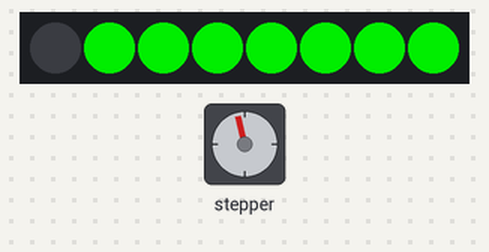
Bench run of a sketch on a simulated Arduino Uno, built with avr-gcc and run on an emulated ATmega328P. Parts: stepper motor, 8 RGB LEDs in strip order, left to right. Wiring (inferred from the names in the program): stepper motor (2048 steps per turn assumed): coils pin 11, pin 10, pin 9, pin 8.

Above: at 16.42 s.
At 19.13 s:
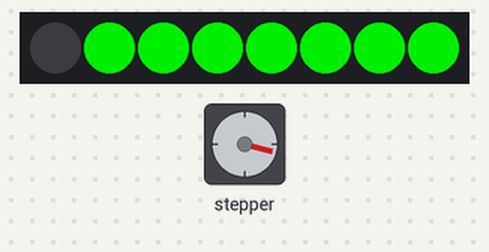
At 22.14 s:
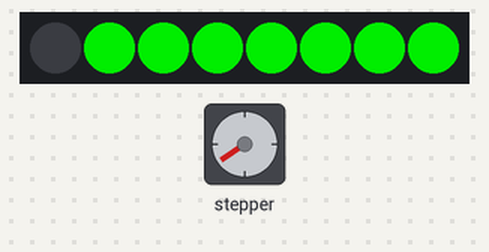
At 27.87 s:
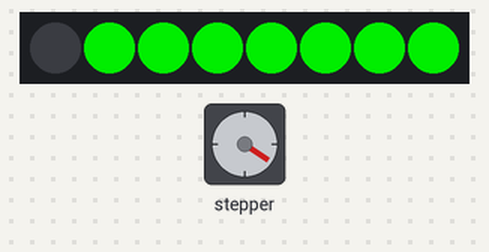
At 33.59 s:
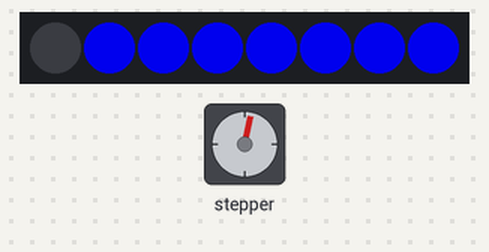
At 39.62 s:
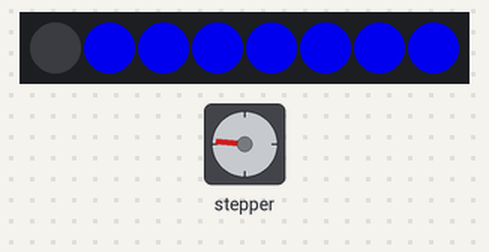
Timing chart, 0 to 40.0 s (numbered marks = the images above):
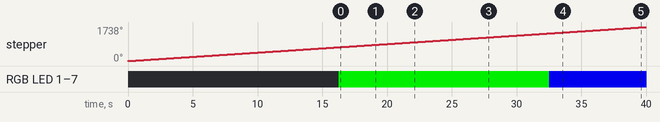

The sketch:

theatre_animated.ino
```cpp
int motorPin1 = 11;	// Blue   - 28BYJ48 pin 1
int motorPin2 = 10;	// Pink   - 28BYJ48 pin 2
int motorPin3 = 9;	// Yellow - 28BYJ48 pin 3
int motorPin4 = 8;	// Orange - 28BYJ48 pin 4
                        // Red    - 28BYJ48 pin 5 (VCC)

int motorSpeed = 2;     //variable to set stepper speed

#include <Adafruit_NeoPixel.h>
#define PIN 6 // номер порта к которому подключен модуль
#define count_led 8 // количество светодиодов

Adafruit_NeoPixel pixels = Adafruit_NeoPixel(count_led, PIN, NEO_GRB + NEO_KHZ800); //first number change does distance between colors


int mode = 0;
int counter = 0;

void setup() {
  //declare the motor pins as outputs
  pinMode(motorPin1, OUTPUT);
  pinMode(motorPin2, OUTPUT);
  pinMode(motorPin3, OUTPUT);
  pinMode(motorPin4, OUTPUT);
  Serial.begin(9600);
  pixels.begin();
  pixels.show();


}

void colorSet()
{
	mode++;
	if(mode == 10){
		mode = 0;
	}
	int color1 = 0;
	int color2 = 0;
	int color3 = 0;
	switch(mode){

	case 0:
      color1 = 200;
	  color2 = 0;
	  color3 = 0;
	  break;

	case 1:
      color1 = 0;
	  color2 = 200;
	  color3 = 0;
	  break;

	case 2:
      color1 = 0;
	  color2 = 0;
	  color3 = 200;
	  break;

	case 3:
      color1 = 200;
	  color2 = 200;
	  color3 = 0;
	  break;

	case 4:
      color1 = 0;
	  color2 = 200;
	  color3 = 200;
	  break;


	case 5:
      color1 = 200;
	  color2 = 0;
	  color3 = 200;
	  break;


	case 6:
      color1 = 200;
	  color2 = 200;
	  color3 = 200;
	  break;


	case 7:
      color1 = 150;
	  color2 = 250;
	  color3 = 50;
	  break;


	case 8:
      color1 = 100;
	  color2 = 100;
	  color3 = 200;
	  break;


	case 9:
      color1 = 50;
	  color2 = 50;
	  color3 = 50;
	  break;

    default:
      color1 = 0;
	  color2 = 0;
	  color3 = 0;
	  break;

	}

	for(int i = 1; i < 9; i++){
		pixels.setPixelColor(i, pixels.Color(color1,color2,color3));
	}

	pixels.show();

}


void loop(){
   //for(int i=0;i)
   counter++;
   if(counter == 1000){
       colorSet();
	   counter = 0;
   }
   counterclockwise();

}

void clockwise(){

  // 1
  digitalWrite(motorPin4, HIGH);
  digitalWrite(motorPin3, LOW);
  digitalWrite(motorPin2, LOW);
  digitalWrite(motorPin1, LOW);
  delay(motorSpeed);
  // 2
  digitalWrite(motorPin4, HIGH);
  digitalWrite(motorPin3, HIGH);
  digitalWrite(motorPin2, LOW);
  digitalWrite(motorPin1, LOW);
  delay (motorSpeed);
  // 3
  digitalWrite(motorPin4, LOW);
  digitalWrite(motorPin3, HIGH);
  digitalWrite(motorPin2, LOW);
  digitalWrite(motorPin1, LOW);
  delay(motorSpeed);
  // 4
  digitalWrite(motorPin4, LOW);
  digitalWrite(motorPin3, HIGH);
  digitalWrite(motorPin2, HIGH);
  digitalWrite(motorPin1, LOW);
  delay(motorSpeed);
  // 5
  digitalWrite(motorPin4, LOW);
  digitalWrite(motorPin3, LOW);
  digitalWrite(motorPin2, HIGH);
  digitalWrite(motorPin1, LOW);
  delay(motorSpeed);
  // 6
  digitalWrite(motorPin4, LOW);
  digitalWrite(motorPin3, LOW);
  digitalWrite(motorPin2, HIGH);
  digitalWrite(motorPin1, HIGH);
  delay (motorSpeed);
  // 7
  digitalWrite(motorPin4, LOW);
  digitalWrite(motorPin3, LOW);
  digitalWrite(motorPin2, LOW);
  digitalWrite(motorPin1, HIGH);
  delay(motorSpeed);
  // 8
  digitalWrite(motorPin4, HIGH);
  digitalWrite(motorPin3, LOW);
  digitalWrite(motorPin2, LOW);
  digitalWrite(motorPin1, HIGH);
  delay(motorSpeed);
}
void counterclockwise (){
  // 1
  digitalWrite(motorPin1, HIGH);
  digitalWrite(motorPin2, LOW);
  digitalWrite(motorPin3, LOW);
  digitalWrite(motorPin4, LOW);
  delay(motorSpeed);
  // 2
  digitalWrite(motorPin1, HIGH);
  digitalWrite(motorPin2, HIGH);
  digitalWrite(motorPin3, LOW);
  digitalWrite(motorPin4, LOW);
  delay (motorSpeed);
  // 3
  digitalWrite(motorPin1, LOW);
  digitalWrite(motorPin2, HIGH);
  digitalWrite(motorPin3, LOW);
  digitalWrite(motorPin4, LOW);
  delay(motorSpeed);
  // 4
  digitalWrite(motorPin1, LOW);
  digitalWrite(motorPin2, HIGH);
  digitalWrite(motorPin3, HIGH);
  digitalWrite(motorPin4, LOW);
  delay(motorSpeed);
  // 5
  digitalWrite(motorPin1, LOW);
  digitalWrite(motorPin2, LOW);
  digitalWrite(motorPin3, HIGH);
  digitalWrite(motorPin4, LOW);
  delay(motorSpeed);
  // 6
  digitalWrite(motorPin1, LOW);
  digitalWrite(motorPin2, LOW);
  digitalWrite(motorPin3, HIGH);
  digitalWrite(motorPin4, HIGH);
  delay (motorSpeed);
  // 7
  digitalWrite(motorPin1, LOW);
  digitalWrite(motorPin2, LOW);
  digitalWrite(motorPin3, LOW);
  digitalWrite(motorPin4, HIGH);
  delay(motorSpeed);
  // 8
  digitalWrite(motorPin1, HIGH);
  digitalWrite(motorPin2, LOW);
  digitalWrite(motorPin3, LOW);
  digitalWrite(motorPin4, HIGH);
  delay(motorSpeed);
}
```

Measured:
- by itself, stepper: keeps turning clockwise at about 43°/s
- by itself, RGB LED 1–7: off → RGB(0, 200, 0) at 16.3 s, → RGB(0, 0, 200) 16.3 s later
